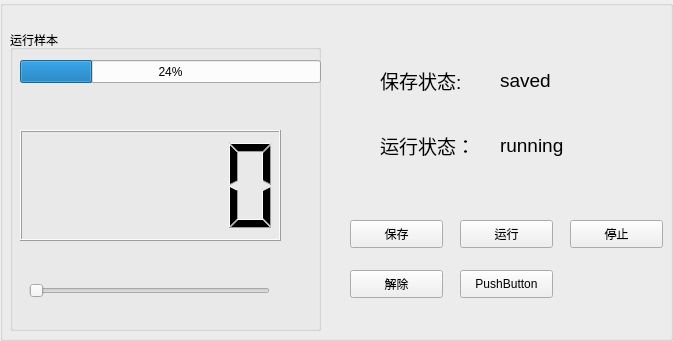
<?xml version="1.0" encoding="UTF-8"?>
<ui version="4.0">
 <class>GroupBox</class>
 <widget class="QGroupBox" name="GroupBox">
  <property name="geometry">
   <rect>
    <x>0</x>
    <y>0</y>
    <width>673</width>
    <height>341</height>
   </rect>
  </property>
  <property name="windowTitle">
   <string>GroupBox</string>
  </property>
  <property name="title">
   <string/>
  </property>
  <widget class="QLCDNumber" name="lcdNumber">
   <property name="geometry">
    <rect>
     <x>20</x>
     <y>130</y>
     <width>261</width>
     <height>111</height>
    </rect>
   </property>
  </widget>
  <widget class="QSlider" name="horizontalSlider">
   <property name="geometry">
    <rect>
     <x>29</x>
     <y>280</y>
     <width>241</width>
     <height>22</height>
    </rect>
   </property>
   <property name="orientation">
    <enum>Qt::Horizontal</enum>
   </property>
  </widget>
  <widget class="QProgressBar" name="progressBar">
   <property name="geometry">
    <rect>
     <x>20</x>
     <y>60</y>
     <width>301</width>
     <height>23</height>
    </rect>
   </property>
   <property name="value">
    <number>24</number>
   </property>
  </widget>
  <widget class="QGroupBox" name="verticalGroupBox">
   <property name="geometry">
    <rect>
     <x>10</x>
     <y>30</y>
     <width>311</width>
     <height>301</height>
    </rect>
   </property>
   <property name="title">
    <string>运行样本</string>
   </property>
   <layout class="QVBoxLayout" name="verticalLayout"/>
  </widget>
  <widget class="QLabel" name="label">
   <property name="geometry">
    <rect>
     <x>380</x>
     <y>60</y>
     <width>121</width>
     <height>41</height>
    </rect>
   </property>
   <property name="text">
    <string>&lt;html&gt;&lt;head/&gt;&lt;body&gt;&lt;p&gt;&lt;span style=&quot; font-size:14pt;&quot;&gt;保存状态:&lt;/span&gt;&lt;/p&gt;&lt;/body&gt;&lt;/html&gt;</string>
   </property>
  </widget>
  <widget class="QLabel" name="label_2">
   <property name="geometry">
    <rect>
     <x>500</x>
     <y>60</y>
     <width>111</width>
     <height>41</height>
    </rect>
   </property>
   <property name="text">
    <string>&lt;html&gt;&lt;head/&gt;&lt;body&gt;&lt;p&gt;&lt;span style=&quot; font-size:14pt;&quot;&gt;saved&lt;/span&gt;&lt;/p&gt;&lt;/body&gt;&lt;/html&gt;</string>
   </property>
  </widget>
  <widget class="QLabel" name="label_3">
   <property name="geometry">
    <rect>
     <x>380</x>
     <y>120</y>
     <width>111</width>
     <height>51</height>
    </rect>
   </property>
   <property name="text">
    <string>&lt;html&gt;&lt;head/&gt;&lt;body&gt;&lt;p&gt;&lt;span style=&quot; font-size:14pt;&quot;&gt;运行状态：&lt;/span&gt;&lt;/p&gt;&lt;/body&gt;&lt;/html&gt;</string>
   </property>
  </widget>
  <widget class="QLabel" name="label_4">
   <property name="geometry">
    <rect>
     <x>500</x>
     <y>120</y>
     <width>101</width>
     <height>51</height>
    </rect>
   </property>
   <property name="text">
    <string>&lt;html&gt;&lt;head/&gt;&lt;body&gt;&lt;p&gt;&lt;span style=&quot; font-size:14pt;&quot;&gt;running&lt;/span&gt;&lt;/p&gt;&lt;/body&gt;&lt;/html&gt;</string>
   </property>
  </widget>
  <widget class="QPushButton" name="pushButton">
   <property name="geometry">
    <rect>
     <x>350</x>
     <y>220</y>
     <width>93</width>
     <height>28</height>
    </rect>
   </property>
   <property name="text">
    <string>保存</string>
   </property>
  </widget>
  <widget class="QPushButton" name="pushButton_2">
   <property name="geometry">
    <rect>
     <x>460</x>
     <y>220</y>
     <width>93</width>
     <height>28</height>
    </rect>
   </property>
   <property name="text">
    <string>运行</string>
   </property>
  </widget>
  <widget class="QPushButton" name="pushButton_3">
   <property name="geometry">
    <rect>
     <x>570</x>
     <y>220</y>
     <width>93</width>
     <height>28</height>
    </rect>
   </property>
   <property name="text">
    <string>停止</string>
   </property>
  </widget>
  <widget class="QPushButton" name="pushButton_4">
   <property name="geometry">
    <rect>
     <x>350</x>
     <y>270</y>
     <width>93</width>
     <height>28</height>
    </rect>
   </property>
   <property name="text">
    <string>解除</string>
   </property>
  </widget>
  <widget class="QPushButton" name="pushButton_5">
   <property name="geometry">
    <rect>
     <x>460</x>
     <y>270</y>
     <width>93</width>
     <height>28</height>
    </rect>
   </property>
   <property name="text">
    <string>PushButton</string>
   </property>
  </widget>
 </widget>
 <resources/>
 <connections/>
</ui>
